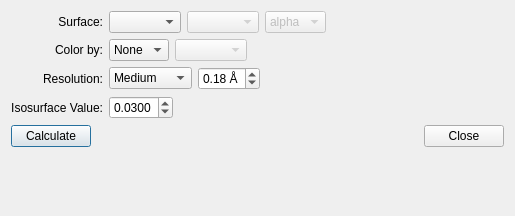
<?xml version="1.0" encoding="UTF-8"?>
<ui version="4.0">
 <class>SurfaceDialog</class>
 <widget class="QDialog" name="SurfaceDialog">
  <property name="windowModality">
   <enum>Qt::NonModal</enum>
  </property>
  <property name="enabled">
   <bool>true</bool>
  </property>
  <property name="geometry">
   <rect>
    <x>0</x>
    <y>0</y>
    <width>515</width>
    <height>216</height>
   </rect>
  </property>
  <property name="contextMenuPolicy">
   <enum>Qt::DefaultContextMenu</enum>
  </property>
  <property name="windowTitle">
   <string>Create Surfaces</string>
  </property>
  <property name="windowFilePath">
   <string/>
  </property>
  <property name="sizeGripEnabled">
   <bool>false</bool>
  </property>
  <layout class="QVBoxLayout" name="verticalLayout">
   <item>
    <layout class="QGridLayout" name="gridLayout">
     <item row="2" column="0">
      <widget class="QLabel" name="label_3">
       <property name="text">
        <string>Resolution:</string>
       </property>
       <property name="alignment">
        <set>Qt::AlignRight|Qt::AlignTrailing|Qt::AlignVCenter</set>
       </property>
      </widget>
     </item>
     <item row="3" column="0">
      <widget class="QLabel" name="label_2">
       <property name="text">
        <string>Isosurface Value:</string>
       </property>
       <property name="alignment">
        <set>Qt::AlignRight|Qt::AlignTrailing|Qt::AlignVCenter</set>
       </property>
      </widget>
     </item>
     <item row="0" column="0">
      <widget class="QLabel" name="label">
       <property name="text">
        <string>Surface:</string>
       </property>
       <property name="alignment">
        <set>Qt::AlignRight|Qt::AlignTrailing|Qt::AlignVCenter</set>
       </property>
      </widget>
     </item>
     <item row="3" column="1">
      <layout class="QHBoxLayout" name="horizontalLayout_3">
       <item>
        <widget class="QDoubleSpinBox" name="isosurfaceDoubleSpinBox">
         <property name="decimals">
          <number>4</number>
         </property>
         <property name="minimum">
          <double>0.000100000000000</double>
         </property>
         <property name="maximum">
          <double>0.999000000000000</double>
         </property>
         <property name="singleStep">
          <double>0.001000000000000</double>
         </property>
         <property name="value">
          <double>0.030000000000000</double>
         </property>
        </widget>
       </item>
       <item>
        <spacer name="horizontalSpacer_3">
         <property name="orientation">
          <enum>Qt::Horizontal</enum>
         </property>
         <property name="sizeHint" stdset="0">
          <size>
           <width>40</width>
           <height>20</height>
          </size>
         </property>
        </spacer>
       </item>
      </layout>
     </item>
     <item row="1" column="0">
      <widget class="QLabel" name="label_4">
       <property name="text">
        <string>Color by:</string>
       </property>
       <property name="alignment">
        <set>Qt::AlignRight|Qt::AlignTrailing|Qt::AlignVCenter</set>
       </property>
      </widget>
     </item>
     <item row="2" column="1">
      <layout class="QHBoxLayout" name="horizontalLayout">
       <item>
        <widget class="QComboBox" name="resolutionCombo">
         <property name="enabled">
          <bool>true</bool>
         </property>
         <property name="currentText">
          <string>Medium</string>
         </property>
         <property name="currentIndex">
          <number>2</number>
         </property>
         <item>
          <property name="text">
           <string>Very Low</string>
          </property>
         </item>
         <item>
          <property name="text">
           <string>Low</string>
          </property>
         </item>
         <item>
          <property name="text">
           <string>Medium</string>
          </property>
         </item>
         <item>
          <property name="text">
           <string>High</string>
          </property>
         </item>
         <item>
          <property name="text">
           <string>Very High</string>
          </property>
         </item>
         <item>
          <property name="text">
           <string>Custom</string>
          </property>
         </item>
        </widget>
       </item>
       <item>
        <widget class="QDoubleSpinBox" name="resolutionDoubleSpinBox">
         <property name="enabled">
          <bool>true</bool>
         </property>
         <property name="suffix">
          <string> Å</string>
         </property>
         <property name="minimum">
          <double>0.010000000000000</double>
         </property>
         <property name="maximum">
          <double>2.000000000000000</double>
         </property>
         <property name="singleStep">
          <double>0.100000000000000</double>
         </property>
         <property name="value">
          <double>0.180000000000000</double>
         </property>
        </widget>
       </item>
       <item>
        <spacer name="horizontalSpacer_2">
         <property name="orientation">
          <enum>Qt::Horizontal</enum>
         </property>
         <property name="sizeHint" stdset="0">
          <size>
           <width>40</width>
           <height>20</height>
          </size>
         </property>
        </spacer>
       </item>
      </layout>
     </item>
     <item row="0" column="1">
      <layout class="QHBoxLayout" name="horizontalLayout_2">
       <item>
        <widget class="QComboBox" name="surfaceCombo">
         <property name="enabled">
          <bool>true</bool>
         </property>
        </widget>
       </item>
       <item>
        <widget class="QComboBox" name="orbitalCombo">
         <property name="enabled">
          <bool>false</bool>
         </property>
        </widget>
       </item>
       <item>
        <widget class="QComboBox" name="spinCombo">
         <property name="enabled">
          <bool>false</bool>
         </property>
         <item>
          <property name="text">
           <string>alpha</string>
          </property>
         </item>
         <item>
          <property name="text">
           <string>beta</string>
          </property>
         </item>
        </widget>
       </item>
       <item>
        <spacer name="horizontalSpacer">
         <property name="orientation">
          <enum>Qt::Horizontal</enum>
         </property>
         <property name="sizeHint" stdset="0">
          <size>
           <width>40</width>
           <height>20</height>
          </size>
         </property>
        </spacer>
       </item>
      </layout>
     </item>
     <item row="1" column="1">
      <layout class="QHBoxLayout" name="horizontalLayout_5">
       <item>
        <widget class="QComboBox" name="propertyCombo">
         <item>
          <property name="text">
           <string>None</string>
          </property>
         </item>
        </widget>
       </item>
       <item>
        <widget class="QComboBox" name="chargeCombo">
         <property name="enabled">
          <bool>false</bool>
         </property>
        </widget>
       </item>
       <item>
        <spacer name="horizontalSpacer_4">
         <property name="orientation">
          <enum>Qt::Horizontal</enum>
         </property>
         <property name="sizeHint" stdset="0">
          <size>
           <width>40</width>
           <height>20</height>
          </size>
         </property>
        </spacer>
       </item>
      </layout>
     </item>
    </layout>
   </item>
   <item>
    <layout class="QHBoxLayout" name="horizontalLayout_4">
     <item>
      <widget class="QPushButton" name="calculateButton">
       <property name="enabled">
        <bool>true</bool>
       </property>
       <property name="text">
        <string>Calculate</string>
       </property>
       <property name="default">
        <bool>true</bool>
       </property>
      </widget>
     </item>
     <item>
      <widget class="QDialogButtonBox" name="buttonBox">
       <property name="standardButtons">
        <set>QDialogButtonBox::Close</set>
       </property>
      </widget>
     </item>
    </layout>
   </item>
   <item>
    <spacer name="verticalSpacer">
     <property name="orientation">
      <enum>Qt::Vertical</enum>
     </property>
     <property name="sizeHint" stdset="0">
      <size>
       <width>20</width>
       <height>40</height>
      </size>
     </property>
    </spacer>
   </item>
  </layout>
 </widget>
 <resources/>
 <connections>
  <connection>
   <sender>buttonBox</sender>
   <signal>clicked(QAbstractButton*)</signal>
   <receiver>SurfaceDialog</receiver>
   <slot>close()</slot>
   <hints>
    <hint type="sourcelabel">
     <x>307</x>
     <y>174</y>
    </hint>
    <hint type="destinationlabel">
     <x>257</x>
     <y>106</y>
    </hint>
   </hints>
  </connection>
 </connections>
</ui>
